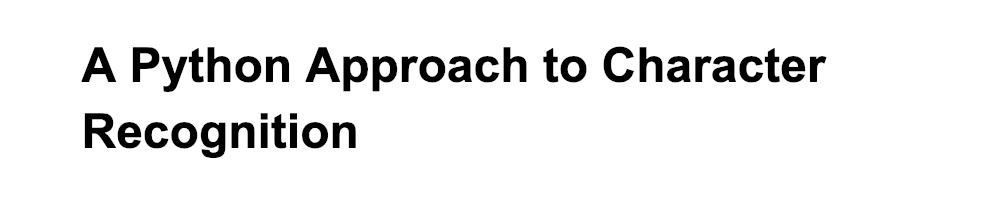
#> input picture Hackaton_CheckRecognition/Bill_Recognition/pytesseract-simple-python-optical-character-recognition-1.png, 992 x 212 px
$ python -i main.py   (imports and definitions only)   (older library calls are emulated)
#> lines starting #> are read from the running program, lines starting #| are printed output that depends on the picture; after the words box and inside, x2 and y2 are one past the last pixel; in counts of white or black regions, pixels touching at a corner belong together
from copy import deepcopy

import cv2
import numpy as np
from math import atan2
from matplotlib import pyplot as plt
from scipy import ndimage
from sklearn.cluster import KMeans
from scipy.ndimage import label, generate_binary_structure


def rotate(img):
    img = cv2.cvtColor(img, cv2.COLOR_BGR2GRAY)
    ret, th1 = cv2.threshold(img, 127, 255, cv2.THRESH_BINARY)
    th2 = cv2.adaptiveThreshold(img, 255, cv2.ADAPTIVE_THRESH_MEAN_C, \
                                cv2.THRESH_BINARY, 11, 2)
    th3 = cv2.adaptiveThreshold(img, 255, cv2.ADAPTIVE_THRESH_GAUSSIAN_C, \
                                cv2.THRESH_BINARY, 11, 2)
    titles = ['Original Image', 'Global Thresholding (v = 127)',
              'Adaptive Mean Thresholding', 'Adaptive Gaussian Thresholding']
    images = [img, th1, th2, th3]
    for i in range(4):
        plt.subplot(2, 2, i + 1), plt.imshow(images[i], 'gray')
        plt.title(titles[i])
        plt.xticks([]), plt.yticks([])
    plt.show()


def get_array_connectiv(img, labels):
    labels2d = labels.reshape(img.shape[:2])

    labeled_array, num_features = label(labels2d)

    plain_labels = labeled_array.reshape((-1,))
    bins = np.bincount(plain_labels)
    bins[0] = 0
    most_frequent = np.argmax(bins)

    return bins, most_frequent, labeled_array, num_features


from scipy.spatial import ConvexHull

from scipy.ndimage.interpolation import rotate


def minimum_bounding_rectangle(points):
    pi2 = np.pi / 2.
    hull_points = points[ConvexHull(points).vertices]

    edges = np.zeros((len(hull_points) - 1, 2))
    edges = hull_points[1:] - hull_points[:-1]

    angles = np.zeros((len(edges)))
    angles = np.arctan2(edges[:, 1], edges[:, 0])

    angles = np.abs(np.mod(angles, pi2))
    angles = np.unique(angles)

    # find rotation matrices
    # XXX both work
    rotations = np.vstack([
        np.cos(angles),
        np.cos(angles - pi2),
        np.cos(angles + pi2),
        np.cos(angles)]).T
    #     rotations = np.vstack([
    #         np.cos(angles),
    #         -np.sin(angles),
    #         np.sin(angles),
    #         np.cos(angles)]).T
    rotations = rotations.reshape((-1, 2, 2))

    # apply rotations to the hull
    rot_points = np.dot(rotations, hull_points.T)

    # find the bounding points
    min_x = np.nanmin(rot_points[:, 0], axis=1)
    max_x = np.nanmax(rot_points[:, 0], axis=1)
    min_y = np.nanmin(rot_points[:, 1], axis=1)
    max_y = np.nanmax(rot_points[:, 1], axis=1)

    # find the box with the best area
    areas = (max_x - min_x) * (max_y - min_y)
    best_idx = np.argmin(areas)

    # return the best box
    x1 = max_x[best_idx]
    x2 = min_x[best_idx]
    y1 = max_y[best_idx]
    y2 = min_y[best_idx]
    r = rotations[best_idx]

    rval = np.zeros((4, 2))
    rval[0] = np.dot([x1, y2], r)
    rval[1] = np.dot([x2, y2], r)
    rval[2] = np.dot([x2, y1], r)
    rval[3] = np.dot([x1, y1], r)

    return rval


def cluster(img, clusters=4, treshhold=500):
    img_raw = img.reshape((-1, 3))

    # [9 lines of commented-out code are left out]

    labels = np.asarray([(int(x[0]) + x[1] + x[2] >= treshhold) for x in img_raw])
    raw = [np.asarray([255, 255, 255]) * x for x in labels]

    raw = np.asarray(raw, dtype=np.uint8)

    new_img = raw.reshape(img.shape)
    kernel = np.ones((3, 3))

    bins, most_frequent, labeled_array, num_features = get_array_connectiv(img , labels)
    mask = np.where(labeled_array == most_frequent)

    labeled_array = np.zeros(labeled_array.shape)
    labeled_array[mask] = 1

    cv2.waitKey(0)
    return labeled_array


def draw_rect(img, rect, show=False):
    rect = list(rect)
    rect.append(rect[0])
    for i in range(len(rect) - 1):
        p1 = rect[i]
        p2 = rect[i + 1]
        cv2.line(img, (int(p1[1]), int(p1[0])), (int(p2[1]), int(p2[0])), (255, 0, 0), 3)

    if show:
        cv2.imshow("rectangle", img)


def rotateImage(image, angle):
    image_center = tuple(np.array(image.shape[1::-1]) / 2)
    rot_mat = cv2.getRotationMatrix2D(image_center, angle, 1.0)
    result = cv2.warpAffine(image, rot_mat, image.shape[1::-1], flags=cv2.INTER_LINEAR)
    return result, rot_mat


def normalize(angle):
    while (angle > 90):
        angle -= 180
    while (angle < -90):
        angle += 180

    return angle


def get_rect_angle_image(receipt):
    points = np.where(receipt > 0)
    points = np.asarray(list(zip(points[0], points[1])), dtype=np.float)

    rect = minimum_bounding_rectangle(points)

    angle1 = atan2((rect[0] - rect[1])[0], (rect[0] - rect[1])[1]) * 180 / np.pi
    angle2 = atan2((rect[0] - rect[3])[0], (rect[0] - rect[3])[1]) * 180 / np.pi

    angle1 = normalize(angle1)
    angle2 = normalize(angle2)

    if (np.abs(angle1) < np.abs(angle2)):
        angle = angle1
    else:
        angle = angle2

    return rect, angle


def rotate_image(img, rect, angle):
    rotated, rot_mat = rotateImage(img, angle)

    rot_mat = cv2.getRotationMatrix2D((img.shape[0] / 2, img.shape[1] / 2), -angle, 1)
    rect = np.asarray(rect)
    ones = np.ones(shape=(len(rect), 1))
    points_ones = np.hstack([rect, ones])
    new_rect = rot_mat.dot(points_ones.T).T
    new_rect = new_rect.astype(int)
    return rotated, new_rect


def get_cut_from_rotated_img(rotated, new_rect):
    SHIFT = 5

    minx, miny, maxx, maxy = np.min(new_rect[:, 0]), np.min(new_rect[:, 1]), np.max(new_rect[:, 0]), np.max(
        new_rect[:, 1])

    minx -= SHIFT
    maxx += SHIFT
    miny -= SHIFT
    maxy += SHIFT

    minx = max(minx,0)
    miny = max(miny,0)
    maxx = min(maxx, rotated.shape[0])
    maxy = min(maxy,rotated.shape[1])

    res = rotated[minx:maxx, miny:maxy, :]
    return res


def process(img):
    reciept = cluster(img,-1,400)
    tmp = deepcopy(img)
    rect, angle = get_rect_angle_image(reciept)
    # draw_rect(tmp, rect)
    rotated, rect = rotate_image(img, rect, angle)
    res = get_cut_from_rotated_img(rotated, rect)
    # [4 lines of commented-out code are left out]
    print(res.shape)
    return res

>>> import cv2
>>> picture = cv2.imread('pytesseract-simple-python-optical-character-recognition-1.png')
#> picture is the input picture: shape (212, 992, 3); min 0, max 255, mean 237.4
>>> result = process(picture)
#> in cluster, `raw = [np.asarray([255, 255, 255]) * x for x in labels]`: raw = 210304 items
#> in cluster, `new_img = raw.reshape(img.shape)`:
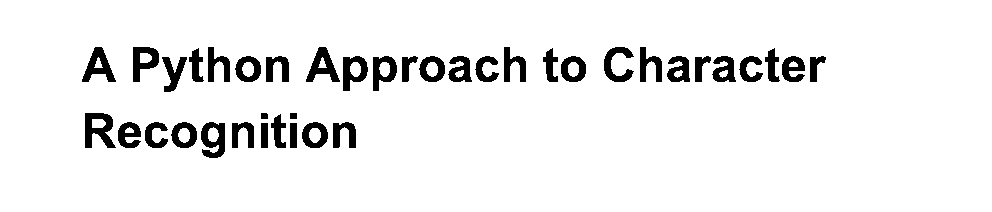
#> new_img: shape (212, 992, 3); 93.2% white; 39 black regions, largest, box (x1, y1, x2, y2) and area: (85, 113, 116, 148) 646, (201, 122, 225, 158) 563, (82, 47, 116, 82) 551
#> in get_array_connectiv, `labeled_array, num_features = label(labels2d)`:
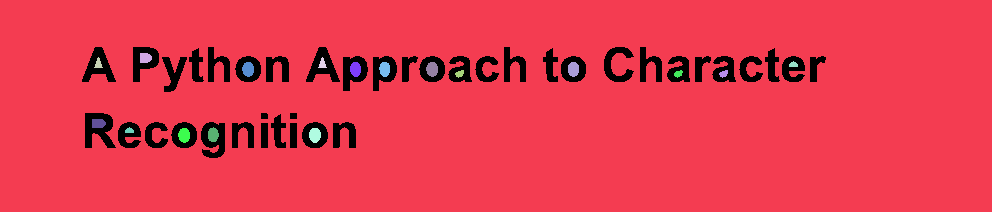
#> labeled_array: shape (212, 992) int32; 19 distinct labels, from 0 to 18; one colour per label, 0 black
#> in get_array_connectiv, `labeled_array, num_features = label(labels2d)`: num_features = 18
#> in get_array_connectiv, `bins = np.bincount(plain_labels)`: bins = 19 values, max 194413 at index 1, min 40 at index 5, mean 11068.6
#> in get_array_connectiv, `most_frequent = np.argmax(bins)`: most_frequent = 1
#> in cluster, `bins, most_frequent, labeled_array, num_features = get_array_connectiv..`: bins = 19 values, max 194413 at index 1, min 0 at index 0, mean 10319.3; most_frequent = 1; num_features = 18
#> in cluster, `mask = np.where(labeled_array == most_frequent)`: mask = 194413 positions, rows 0 to 211, columns 0 to 991
#> in process, `reciept = cluster(img,-1,400)`:
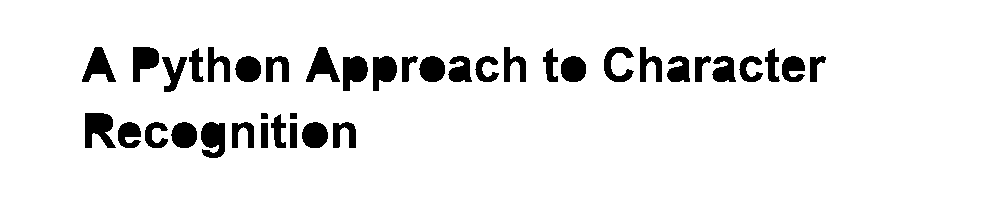
#> reciept: shape (212, 992) float64; values 0 (black) and 1 (white), 92.4% white; 39 black regions, largest, box (x1, y1, x2, y2) and area: (85, 113, 116, 148) 760, (201, 122, 225, 158) 692, (343, 56, 368, 91) 634
#> in get_rect_angle_image, `points = np.asarray(list(zip(points[0], points[1])), dtype=np.float)`: points = 194413 pairs, first value 0 to 211, second value 0 to 991
#> in minimum_bounding_rectangle, `hull_points = points[ConvexHull(points).vertices]`: hull_points = [[0, 0], [211, 0], [211, 991], [0, 991]]
#> in minimum_bounding_rectangle, `edges = np.zeros((len(hull_points) - 1, 2))`: edges = [[0, 0], [0, 0], [0, 0]]
#> in minimum_bounding_rectangle, `edges = hull_points[1:] - hull_points[:-1]`: edges = [[211, 0], [0, 991], [-211, 0]]
#> in minimum_bounding_rectangle, `angles = np.zeros((len(edges)))`: angles = [0, 0, 0]
#> in minimum_bounding_rectangle, `angles = np.arctan2(edges[:, 1], edges[:, 0])`: angles = [0, 1.57, 3.14]
#> in minimum_bounding_rectangle, `angles = np.abs(np.mod(angles, pi2))`: angles = [0, 0, 0]
#> in minimum_bounding_rectangle, `angles = np.unique(angles)`: angles = [0]
#> in minimum_bounding_rectangle, `rotations = np.vstack([ np.cos(angles), np.cos(angles - pi2), np.cos(a..`: rotations = [[1, 6.12e-17, 6.12e-17, 1]]
#> in minimum_bounding_rectangle, `rotations = rotations.reshape((-1, 2, 2))`: rotations = [[1, 6.12e-17], [6.12e-17, 1]]
#> in minimum_bounding_rectangle, `rot_points = np.dot(rotations, hull_points.T)`: rot_points = [[0, 211, 211, 6.07e-14], [0, 1.29e-14, 991, 991]]
#> in minimum_bounding_rectangle, `min_x = np.nanmin(rot_points[:, 0], axis=1)`: min_x = [0]
#> in minimum_bounding_rectangle, `max_x = np.nanmax(rot_points[:, 0], axis=1)`: max_x = [211]
#> in minimum_bounding_rectangle, `min_y = np.nanmin(rot_points[:, 1], axis=1)`: min_y = [0]
#> in minimum_bounding_rectangle, `max_y = np.nanmax(rot_points[:, 1], axis=1)`: max_y = [991]
#> in minimum_bounding_rectangle, `areas = (max_x - min_x) * (max_y - min_y)`: areas = [209101]
#> in minimum_bounding_rectangle, `best_idx = np.argmin(areas)`: best_idx = 0
#> in minimum_bounding_rectangle, `x1 = max_x[best_idx]`: x1 = 211
#> in minimum_bounding_rectangle, `x2 = min_x[best_idx]`: x2 = 0
#> in minimum_bounding_rectangle, `y1 = max_y[best_idx]`: y1 = 991
#> in minimum_bounding_rectangle, `y2 = min_y[best_idx]`: y2 = 0
#> in minimum_bounding_rectangle, `r = rotations[best_idx]`: r = [[1, 6.12e-17], [6.12e-17, 1]]
#> in get_rect_angle_image, `rect = minimum_bounding_rectangle(points)`: rect = [[211, 1.29e-14], [0, 0], [6.07e-14, 991], [211, 991]]
#> in get_rect_angle_image, `angle1 = atan2((rect[0] - rect[1])[0], (rect[0] - rect[1])[1]) * 180 /..`: angle1 = 90
#> in get_rect_angle_image, `angle2 = atan2((rect[0] - rect[3])[0], (rect[0] - rect[3])[1]) * 180 /..`: angle2 = -180
#> after the loop in normalize, `while (angle > 90):`: angle = 90
#> the loop in normalize (call 2), `while (angle < -90):` made 1 pass
#> in get_rect_angle_image, `angle2 = normalize(angle2)`: angle2 = 0
#> in rotateImage, `rot_mat = cv2.getRotationMatrix2D(image_center, angle, 1.0)`: rot_mat = [[1, 0, 0], [0, 1, 0]]
#> in rotate_image, `ones = np.ones(shape=(len(rect), 1))`: ones = [1, 1, 1, 1]
#> in rotate_image, `points_ones = np.hstack([rect, ones])`: points_ones = [[211, 1.29e-14, 1], [0, 0, 1], [6.07e-14, 991, 1], [211, 991, 1]]
#> in rotate_image, `new_rect = rot_mat.dot(points_ones.T).T`: new_rect has the same summary as rect in get_rect_angle_image
#> in rotate_image, `new_rect = new_rect.astype(int)`: new_rect = [[211, 0], [0, 0], [0, 991], [211, 991]]
#> in get_cut_from_rotated_img, `minx, miny, maxx, maxy = np.min(new_rect[:, 0]), np.min(new_rect[:, 1]..`: minx = 0; maxx = 211; maxy = 991
#> in get_cut_from_rotated_img, `minx -= SHIFT`: minx = -5
#> in get_cut_from_rotated_img, `maxx += SHIFT`: maxx = 216
#> in get_cut_from_rotated_img, `miny -= SHIFT`: miny = -5
#> in get_cut_from_rotated_img, `maxy += SHIFT`: maxy = 996
#> in get_cut_from_rotated_img, `minx = max(minx,0)`: minx = 0
#> in get_cut_from_rotated_img, `maxx = min(maxx, rotated.shape[0])`: maxx = 212
#> in get_cut_from_rotated_img, `maxy = min(maxy,rotated.shape[1])`: maxy = 992
#| (212, 992, 3)
